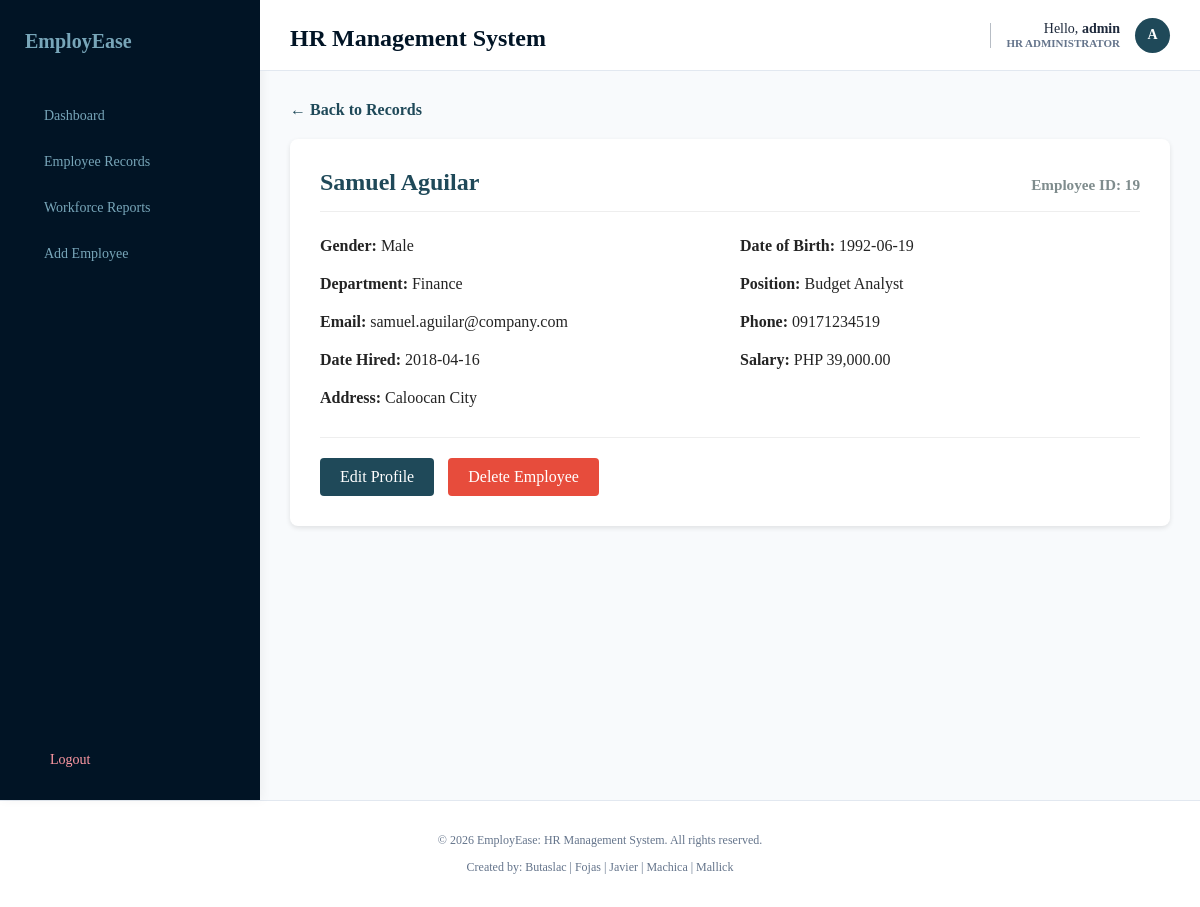
/dashboard/profile.php?id=19 (signed in), run on the app's committed database.
### tables this page shows
CREATE TABLE IF NOT EXISTS employees (
    employee_id INT AUTO_INCREMENT PRIMARY KEY,
    first_name VARCHAR(50) NOT NULL,
    last_name VARCHAR(50) NOT NULL,
    gender VARCHAR(10),
    birth_date DATE,
    department VARCHAR(50),
    position VARCHAR(70),
    salary DECIMAL(10,2),
    contact_number VARCHAR(20),
    email VARCHAR(100),
    address VARCHAR(255),
    date_hired DATE
);

### dashboard/profile.php (the view, shortened to what this page needs)
<?php
    require_once '../db.php';
    $id = intval($_GET['id']);
    $stmt = $conn->prepare("SELECT * FROM employees WHERE employee_id = ?");
    $stmt->bind_param("i", $id);
    $stmt->execute();
    $employee = $stmt->get_result()->fetch_assoc();
?>
<!DOCTYPE html>
<html lang="en">
<head>
    <link rel="stylesheet" href="../assets/style.css">
</head>
<body>
    <div class="dashboard-wrapper">
        <?php include('../includes/sidebar.php'); ?>
        <main class="dashboard-main-content">
            <?php include('../includes/header.php'); ?>
            <div class="directory-container">
                <a href="records.php" style="text-decoration: none; color: #1f4959; font-weight: bold;">← Back to Records</a>
                <div class="profile-card" style="background: white; padding: 30px; border-radius: 8px; margin-top: 20px; box-shadow: 0 2px 5px rgba(0,0,0,0.1);">
                    <div style="display: flex; justify-content: space-between; align-items: baseline;">
                        <h2 style="margin: 0; color: #1f4959;">
                            <?php echo htmlspecialchars($employee['first_name'] . ' ' . $employee['last_name']); ?>
                        </h2>
                        <span style="color: #7f8c8d; font-size: 0.95rem; font-weight: bold;">
                            Employee ID: <?php echo htmlspecialchars($employee['employee_id']); ?>
                        </span>
                    </div>
                    <hr style="border: 0; border-top: 1px solid #eee; margin: 15px 0 25px 0;">
                    <div style="display: grid; grid-template-columns: 1fr 1fr; gap: 20px;">
                        <p style="margin: 0;"><strong>Gender:</strong> <?php echo htmlspecialchars($employee['gender'] ?: 'N/A'); ?></p>
                        <p style="margin: 0;"><strong>Date of Birth:</strong> <?php echo htmlspecialchars($employee['birth_date'] ?: 'N/A'); ?></p>
                        <p style="margin: 0;"><strong>Department:</strong> <?php echo htmlspecialchars($employee['department'] ?: 'N/A'); ?></p>
                        <p style="margin: 0;"><strong>Position:</strong> <?php echo htmlspecialchars($employee['position'] ?: 'N/A'); ?></p>
                        <p style="margin: 0;"><strong>Email:</strong> <?php echo htmlspecialchars($employee['email'] ?: 'N/A'); ?></p>
                        <p style="margin: 0;"><strong>Phone:</strong> <?php echo htmlspecialchars($employee['contact_number'] ?: 'N/A'); ?></p>
                        <p style="margin: 0;"><strong>Date Hired:</strong> <?php echo htmlspecialchars($employee['date_hired'] ?: 'N/A'); ?></p>
                        <p style="margin: 0;"><strong>Salary:</strong> PHP <?php echo number_format($employee['salary'] ?? 0, 2); ?></p>
                        <p style="margin: 0; grid-column: span 2;"><strong>Address:</strong> <?php echo htmlspecialchars($employee['address'] ?: 'N/A'); ?></p>
                    </div>
                    <div class="profile-actions" style="margin-top: 30px; padding-top: 20px; border-top: 1px solid #eee;">
                        <a href="crud_system/updateEmployee.php?id=<?php echo $employee['employee_id']; ?>"
                           class="btn-edit" style="padding: 10px 20px; background: #1f4959; color: white; text-decoration: none; border-radius: 4px; display: inline-block;">Edit Profile</a>
                        <a href="crud_system/deleteEmployee.php?id=<?php echo $employee['employee_id']; ?>"
                           class="btn-delete" style="padding: 10px 20px; background: #e74c3c; color: white; text-decoration: none; border-radius: 4px; margin-left: 10px; display: inline-block;"
                           onclick="return confirm('WARNING: This will permanently delete this employee. Continue?');">Delete Employee</a>
                    </div>
                </div>
            </div>
            <?php include('../includes/footer.php'); ?>
</body>
</html>

### assets/style.css (style rules this page uses)
:root { --primary-color: #011425; --secondary-color: #1f4959; --accent-red: #e7412f; --bg-light: #78a6b9; --text-dark: #242424; --border-color: #dcdcdc; --font-family: Georgia, 'Times New Roman', Times, serif; --font-size: 16px; }
body { margin: 0; padding: 0; height: 100%; font-family: var(--font-family); background-color: #f8fafc; color: var(--text-dark); }
h2 { font-size: 1.5rem; color: var(--secondary-color); margin: 0 0 10px 0; font-weight: bold; }
.dashboard-wrapper { display: flex; min-height: 100vh; background-color: #f8fafc; }
.dashboard-main-content { flex: 1; display: flex; flex-direction: column; }
.directory-container { padding: 30px; }

### data on the page
employees: first_name+last_name "Samuel Aguilar", employee_id "19", gender "Male", birth_date "1992-06-19", department "Finance", position "Budget Analyst", email "samuel.aguilar@company.com", contact_number "09171234519", date_hired "2018-04-16", salary "39,000.00", address "Caloocan City"

### other printed values
$_SESSION['username'] "admin"
$user_initial "A"
